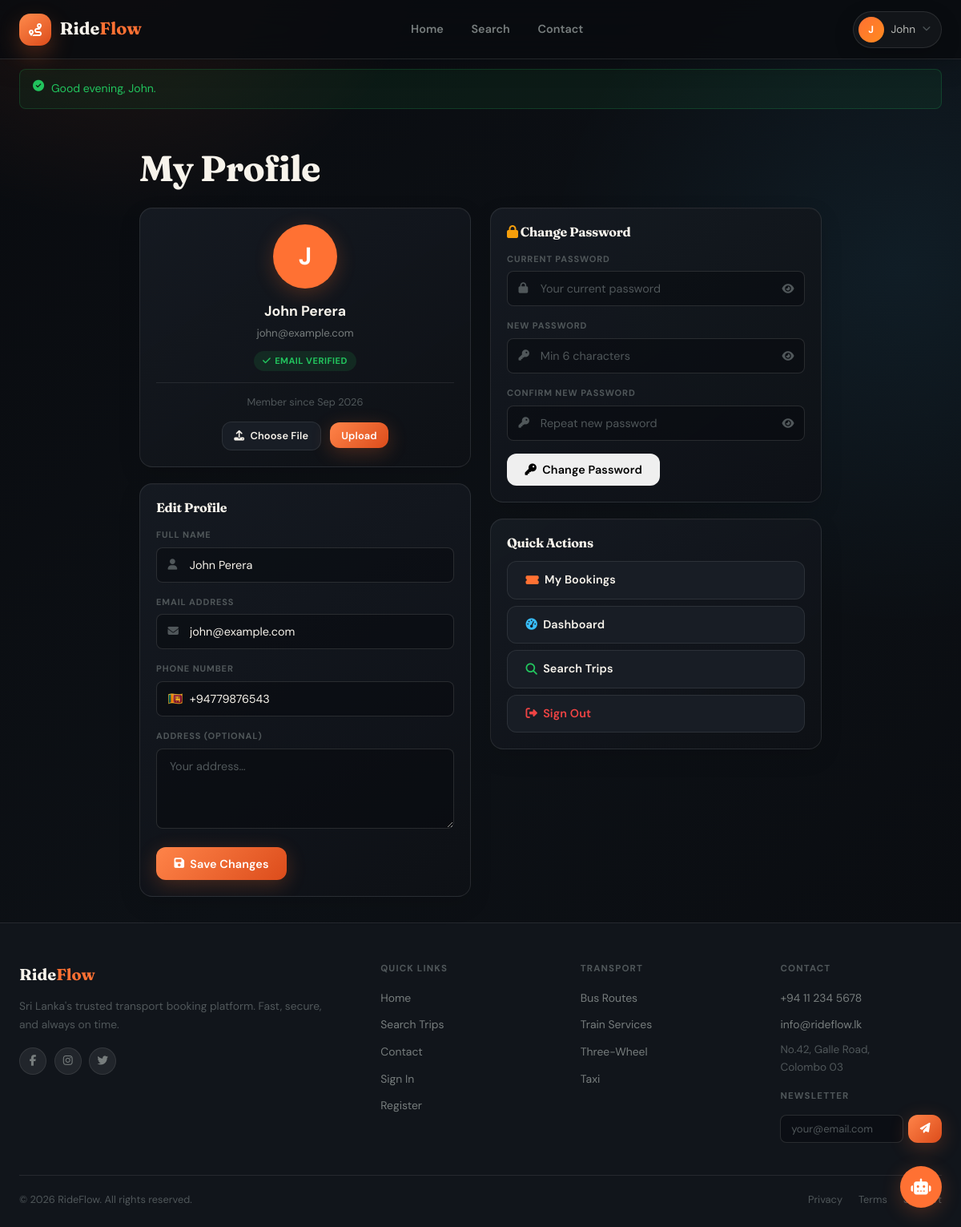
The app's page /user/profile.php (signed in) with its own data.
### tables this page shows
CREATE TABLE IF NOT EXISTS users (
  id               INT UNSIGNED AUTO_INCREMENT PRIMARY KEY,
  name             VARCHAR(120)  NOT NULL,
  email            VARCHAR(180)  NULL UNIQUE,
  phone            VARCHAR(20)   NOT NULL DEFAULT '',
  password         VARCHAR(255)  NOT NULL DEFAULT '',
  password_hash    VARCHAR(255) NULL,
  role             ENUM('admin','customer','driver') NOT NULL DEFAULT 'customer',
  status           ENUM('pending','active','inactive','suspended') NOT NULL DEFAULT 'pending',
  phone_verified   TINYINT(1) NOT NULL DEFAULT 0,
  email_verified   TINYINT(1) NOT NULL DEFAULT 0,
  email_token      VARCHAR(64)  NULL,
  id_type          ENUM('NIC','Passport','Driver License','Other') NULL,
  id_number        VARCHAR(120) NULL,
  selfie_url       VARCHAR(500) NULL,
  id_document_url  VARCHAR(500) NULL,
  verification_status ENUM('pending','approved','rejected') NOT NULL DEFAULT 'pending',
  verification_note TEXT NULL,
  reset_token      VARCHAR(64)  NULL,
  social_provider  VARCHAR(40)  NULL,
  social_id        VARCHAR(255) NULL,
  avatar_url       VARCHAR(500) NULL,
  address          TEXT         NULL,
  created_at       TIMESTAMP    DEFAULT CURRENT_TIMESTAMP,
  updated_at       TIMESTAMP    DEFAULT CURRENT_TIMESTAMP ON UPDATE CURRENT_TIMESTAMP,
  UNIQUE KEY uk_social (social_provider, social_id),
  INDEX idx_email (email),
  INDEX idx_phone (phone),
  INDEX idx_role  (role),
  INDEX idx_status(status)
);

### user/profile.php (the view, shortened to what the rows shown need)
<?php
require_once RF_ROOT.'/includes/header.php';
$uid  = current_uid();
$user = db_row("SELECT * FROM users WHERE id=?", [$uid]);
?>
<div class="main-content">
<div class="container-sm">
  <h1 style="margin-bottom:1.5rem">My Profile</h1>
  <div class="grid-2" style="gap:1.5rem;align-items:start">
    <div>
      <div class="card card-pad" style="text-align:center;margin-bottom:1.25rem">
        <div style="width:80px;height:80px;border-radius:50%;background:var(--fire);display:flex;align-items:center;justify-content:center;font-size:1.9rem;font-weight:700;color:#fff;margin:0 auto .85rem;overflow:hidden;box-shadow:var(--shadow-fire)">
          <?php if ($user['avatar_url']): ?>
          <img src="<?= e($user['avatar_url']) ?>" alt="" style="width:100%;height:100%;object-fit:cover">
          <?php else: ?>
          <?= strtoupper(substr($user['name'],0,1)) ?>
          <?php endif; ?>
        </div>
        <div style="font-size:1.1rem;font-weight:700;color:var(--chalk)"><?= e($user['name']) ?></div>
        <div style="font-size:.83rem;color:var(--chalk3);margin-top:.2rem"><?= e($user['email']??'No email set') ?></div>
        <div style="margin-top:.75rem;display:flex;gap:.5rem;justify-content:center;flex-wrap:wrap">
          <?php if ($user['email_verified']): ?><span class="badge b-ok"><i class="fas fa-check"></i> Email Verified</span><?php endif; ?>
        </div>
        <div style="margin-top:.85rem;padding-top:.85rem;border-top:1px solid var(--rim);font-size:.8rem;color:var(--chalk4)">
          Member since <?= date('M Y',strtotime($user['created_at'])) ?>
        </div>
        <div style="margin-top:.85rem;text-align:center">
          <form method="POST" enctype="multipart/form-data" style="display:inline-block">
          </form>
        </div>
      </div>
      <div class="card card-pad">
        <form method="POST">
          <div class="fld"><label>Full Name</label>
            <div class="fw"><i class="fas fa-user fc-icon"></i>
              <input type="text" name="name" class="fc has-icon" required value="<?= e($user['name']) ?>">
            </div>
          </div>
          <div class="fld"><label>Email Address</label>
            <div class="fw"><i class="fas fa-envelope fc-icon"></i>
              <input type="email" name="email" class="fc has-icon" value="<?= e($user['email']??'') ?>" placeholder="you@example.com">
            </div>
          </div>
          <div class="fld"><label>Phone Number</label>
            <div class="fw"><span class="fc-icon" style="font-size:.95rem">🇱🇰</span>
              <input type="tel" name="phone" class="fc has-icon" value="<?= e($user['phone']) ?>">
            </div>
          </div>
        </form>
      </div>
    </div>
  </div>
</div>
</div>
<?php require_once RF_ROOT.'/includes/footer.php'; ?>

### records on screen
users: name "J", name "John Perera", email "john@example.com", created_at "Sep 2026", phone "+94779876543"

### other values on screen
substr($_SESSION['uname'] ?? 'U', 0, 1) "J"
explode(' ',$_SESSION['uname']??'')[0] "John"
$_flash['msg'] "Good evening, John."
